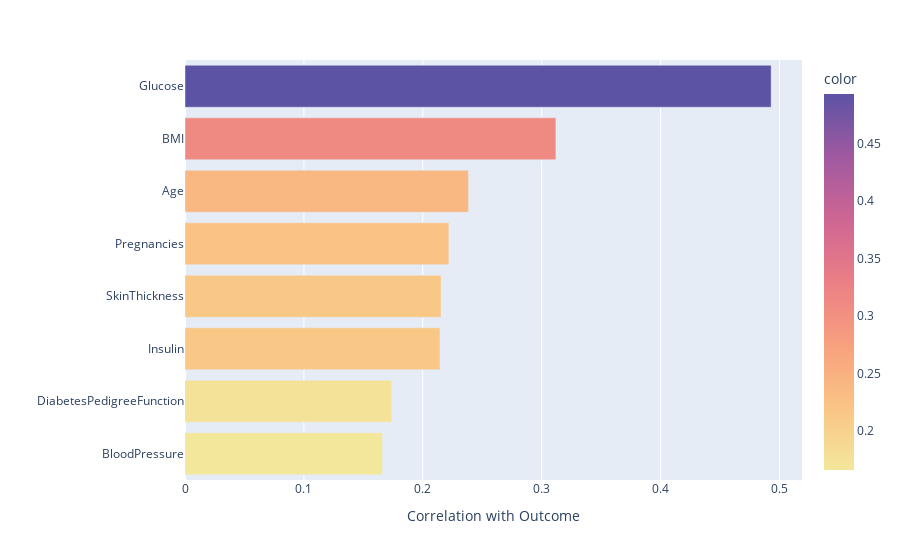

The code cell stored with this chart in its notebook:
### Markdown cell above
### Feature Importance based on Diabetes Status

### Code cell
fig = px.bar(x=outcome_corr.values, 
             y=outcome_corr.index, 
             labels={'y': '', 'x': 'Correlation with Outcome'},
             orientation='h',
             color=outcome_corr.values,  # Assign different colors based on correlation values
             color_continuous_scale='sunset')
fig.show()

### Figure 1 — Plotly figure (JSON) as saved in the notebook; plotly's stock layout.template omitted (floating-point values rounded to 4 significant figures)
{"data": [{"alignmentgroup": "True", "hovertemplate": "Correlation with Outcome=%{x}<br>=%{y}<br>color=%{marker.color}<extra></extra>", "legendgroup": "", "marker": {"color": [0.1661, 0.1738, 0.2144, 0.2153, 0.2219, 0.2384, 0.3119, 0.4929], "coloraxis": "coloraxis", "pattern": {"shape": ""}}, "name": "", "offsetgroup": "", "orientation": "h", "showlegend": false, "textposition": "auto", "type": "bar", "x": [0.1661, 0.1738, 0.2144, 0.2153, 0.2219, 0.2384, 0.3119, 0.4929], "xaxis": "x", "y": ["BloodPressure", "DiabetesPedigreeFunction", "Insulin", "SkinThickness", "Pregnancies", "Age", "BMI", "Glucose"], "yaxis": "y"}], "layout": {"barmode": "relative", "coloraxis": {"colorbar": {"title": {"text": "color"}}, "colorscale": [[0, "rgb(243, 231, 155)"], [0.1667, "rgb(250, 196, 132)"], [0.3333, "rgb(248, 160, 126)"], [0.5, "rgb(235, 127, 134)"], [0.6667, "rgb(206, 102, 147)"], [0.8333, "rgb(160, 89, 160)"], [1, "rgb(92, 83, 165)"]]}, "legend": {"tracegroupgap": 0}, "margin": {"t": 60}, "xaxis": {"anchor": "y", "domain": [0, 1], "title": {"text": "Correlation with Outcome"}}, "yaxis": {"anchor": "x", "domain": [0, 1], "title": {"text": ""}}}}
